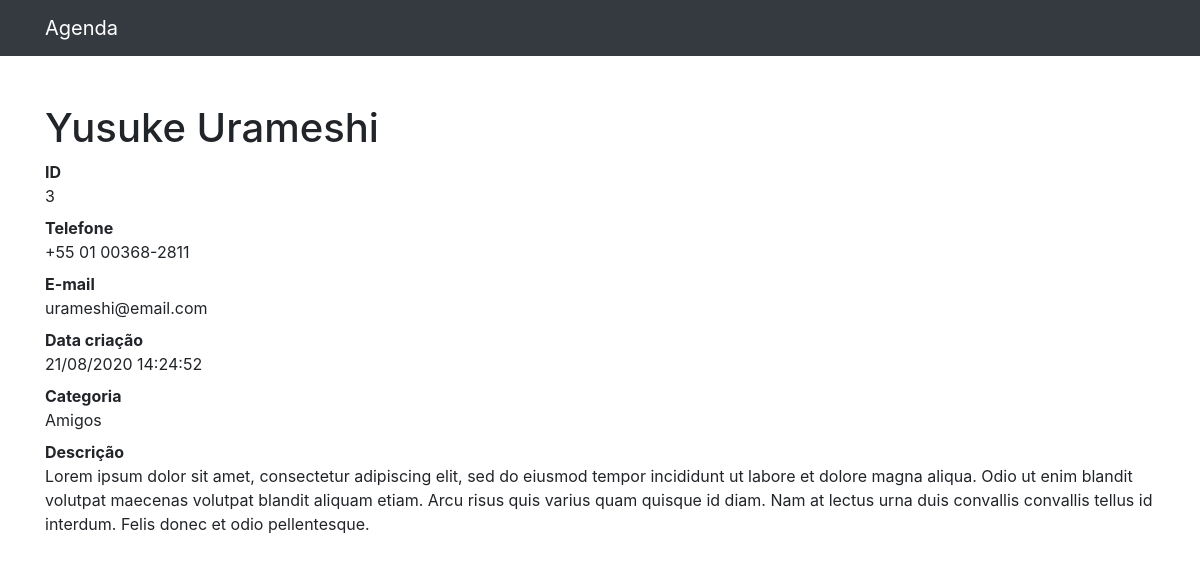
Page /3 on the committed database.
### contatos/models.py (models this page shows, shortened)
class Contato(models.Model):
    nome = models.CharField(max_length=255)
    sobrenome = models.CharField(max_length=255, blank=True)
    telefone = models.CharField(max_length=255)
    email = models.CharField(max_length=255, blank=True)
    data_criacao = models.DateTimeField(default=timezone.now)
    descricao = models.TextField(blank=True)
    categoria = models.ForeignKey(Categoria, on_delete=models.DO_NOTHING)
    mostrar = models.BooleanField(default=True)

class Categoria(models.Model):
    nome = models.CharField(max_length=255)
    def __str__(self):
        return self.nome

### contatos/views.py (the view)
# urls.py: path('<int:contato_id>', views.ver_contato, name='ver_contato'),
def ver_contato(request, contato_id):
    contato = get_object_or_404(Contato, id=contato_id)
    return render(request, 'contatos/ver_contato.html', {
        'contato': contato
    })

### contatos/templates/contatos/ver_contato.html
{% extends 'base.html' %}
{%block conteudo%}
  <h1 class="mt-5">{{ contato.nome }} {{ contato.sobrenome }}</h1>
  <dl>
    <dt>ID</dt>
    <dd>{{ contato.id }}</dd>
    <dt>Telefone</dt>
    <dd>{{ contato.telefone }}</dd>
    <dt>E-mail</dt>
    <dd>{{ contato.email }}</dd>
    <dt>Data criação</dt>
    <dd>{{ contato.data_criacao|date:'d/m/Y H:i:s' }}</dd>
    <dt>Categoria</dt>
    <dd>{{ contato.categoria }}</dd>
    <dt>Descrição</dt>
    <dd>
      {{ contato.descricao }}
    </dd>
  </dl>
{%endblock%}

### rows in the picture
Contato: nome "Yusuke", sobrenome "Urameshi", id "3", telefone "+55 01 00368-2811", email "urameshi@email.com", data_criacao "21/08/2020 14:24:52", categoria "Amigos", descricao "Lorem ipsum dolor sit amet, consectetur adipiscing elit, sed do eiusmod tempor incididunt ut labore et dolore magna aliqua. Odio ut enim blandit volutpat maecenas volutpat blandit aliquam etiam. Arcu risus quis varius quam quisque id diam. Nam at lectus urna duis convallis convallis tellus id interdum. Felis donec et odio pellentesque."
